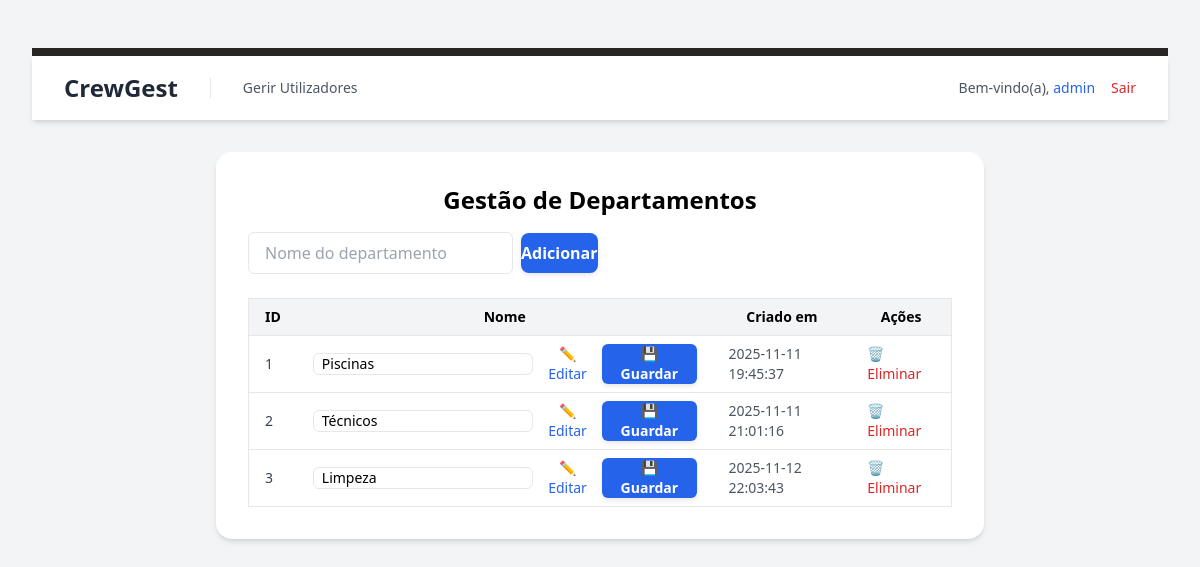
The app's page /public/departamentos.php (signed in), older data.
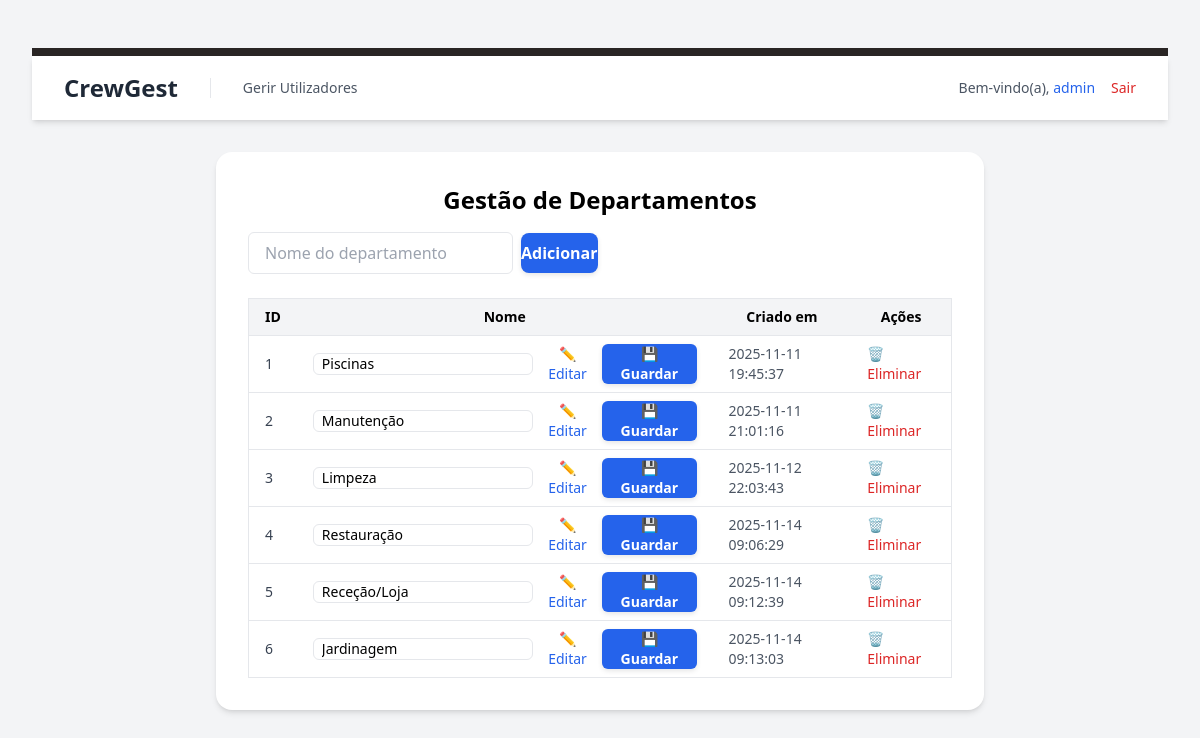
The same page, newer data.
### tables this page shows
CREATE TABLE `departamentos` (
  `id` int(11) NOT NULL,
  `nome` varchar(100) NOT NULL,
  `criado_em` timestamp NOT NULL DEFAULT current_timestamp()
);

### public/departamentos.php (the view, shortened to what this page needs)
<?php
require_once '../config/db.php';
$stmt = $pdo->query("SELECT * FROM departamentos ORDER BY id ASC");
$departamentos = $stmt->fetchAll(PDO::FETCH_ASSOC);
?>
<!DOCTYPE html>
<html lang="pt-PT" class="bg-gray-100">
<head>
    <link href="<?= BASE_URL ?>/public/css/style.css" rel="stylesheet">
</head>
<body class="p-8">
<?php include_once '../src/templates/header.php'; ?>
<main class="max-w-3xl mx-auto bg-white rounded-2xl shadow-md p-8 mt-8">
    <h1 class="text-2xl font-bold text-center mb-4">Gestão de Departamentos</h1>
    <form method="POST" class="flex items-center gap-2 mb-6">
        <input type="text" name="novo_departamento" placeholder="Nome do departamento"
               class="flex-1 border px-4 py-2 rounded-md" required>
        <button type="submit"
                class="bg-blue-600 hover:bg-blue-700 text-white font-bold px-5 py-2 rounded-lg">
            Adicionar
        </button>
    </form>
    <table class="min-w-full border border-gray-200 text-sm">
        <thead class="bg-gray-100">
            <tr>
                <th class="px-4 py-2 border-b">ID</th>
                <th class="px-4 py-2 border-b">Nome</th>
                <th class="px-4 py-2 border-b">Criado em</th>
                <th class="px-4 py-2 border-b">Ações</th>
            </tr>
        </thead>
        <tbody>
            <?php foreach ($departamentos as $d): ?>
            <tr class="hover:bg-gray-50">
                <td class="px-4 py-2 border-b text-gray-700"><?= $d['id'] ?></td>
                <td class="px-4 py-2 border-b">
                    <form method="POST" class="flex items-center gap-2">
                        <input type="text" name="nome" id="nome-<?= $d['id'] ?>"
                               value="<?= htmlspecialchars($d['nome']) ?>"
                               data-original="<?= htmlspecialchars($d['nome']) ?>"
                               readonly
                               class="border rounded-md px-2 py-1 flex-1 focus:outline-none focus:ring-2 focus:ring-blue-300 transition">
                        <button type="button" id="editar-<?= $d['id'] ?>"
                                class="text-blue-600 hover:text-blue-800"
                                onclick="enableEdit(<?= $d['id'] ?>)">
                            ✏️ Editar
                        </button>
                        <button type="submit" name="editar_departamento"
                                id="guardar-<?= $d['id'] ?>"
                                class="hidden bg-blue-600 text-white px-3 py-1 rounded-md font-medium hover:bg-blue-700">
                            💾 Guardar
                        </button>
                    </form>
                </td>
                <td class="px-4 py-2 border-b text-gray-600">
                    <?= date('Y-m-d H:i:s', strtotime($d['criado_em'] ?? 'now')) ?>
                </td>
                <td class="px-4 py-2 border-b">
                    <a href="?delete=<?= $d['id'] ?>" onclick="return confirm('Tem a certeza que deseja eliminar este departamento?');"
                       class="text-red-600 hover:text-red-800">
                        🗑️ Eliminar
                    </a>
                </td>
            </tr>
            <?php endforeach; ?>
        </tbody>
    </table>
</main>
</body>
</html>

### src/templates/header.php (shortened to what this page needs)
<div class="bg-stone-800 h-2  mt-4"></div>
<header class="bg-white shadow-md">
    <div class="max-w-7xl mx-auto px-4 sm:px-6 lg:px-8">
        <div class="flex justify-between items-center h-16">
            <div class="flex items-center gap-8">
                <a href="index.php" class="text-2xl font-bold text-gray-800 hover:text-blue-600">CrewGest</a>
                <?php
                $mostrar_link_admin = false;
                if (isset($_SESSION['user_role_id']) && (int)$_SESSION['user_role_id'] === 1) {
                    $mostrar_link_admin = true;
                }
                if ($mostrar_link_admin):
                ?>
                    <nav class="flex border-l border-gray-200 pl-8">
                        <a href="gerir_utilizadores.php" class="text-sm font-medium text-gray-600 hover:text-gray-900">Gerir Utilizadores</a>
                    </nav>
                <?php endif; ?>
            </div>
            <div class="flex items-center gap-4">
                <span class="text-gray-600 text-sm">
                    Bem-vindo(a),
                    <a href="perfil.php" class="font-medium text-blue-600 hover:underline">
                        <?= htmlspecialchars($_SESSION['user_name'] ?? 'Utilizador') ?>
                    </a>
                </span>
                <a href="logout.php" class="text-red-600 hover:text-red-900 font-medium text-sm transition-colors">
                    Sair
                </a>
            </div>
        </div>
    </div>
</header>

Row changes from the older to the newer data that the page shows:
changed departamentos id 2: nome "Técnicos" → "Manutenção"
added departamentos: id "4", nome "Restauração", criado_em "2025-11-14 09:06:29"
added departamentos: id "5", nome "Receção/Loja", criado_em "2025-11-14 09:12:39"
added departamentos: id "6", nome "Jardinagem", criado_em "2025-11-14 09:13:03"
